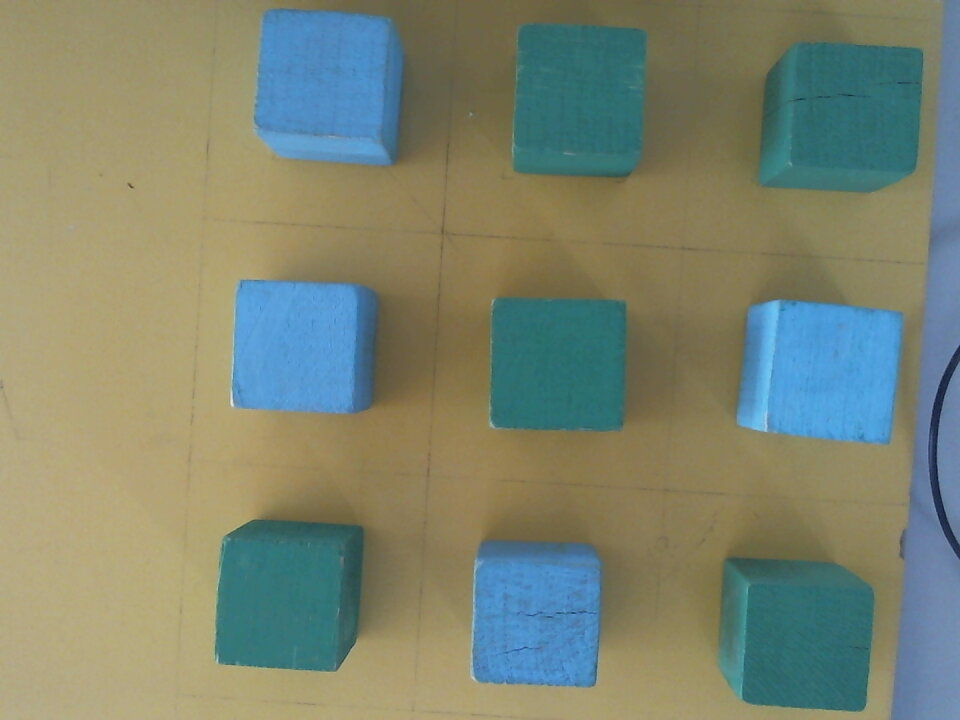
#> input picture OpenCV/Cube.jpg, 960 x 720 px
$ python ColorConvert.py
#> lines starting #> are read from the running program, lines starting #| are printed output that depends on the picture; after the words box and inside, x2 and y2 are one past the last pixel; in counts of white or black regions, pixels touching at a corner belong together
#python

import cv2
import numpy as np
from PIL import Image
import time
frame = cv2.imread('Cube.jpg')
#> frame is the input picture: shape (720, 960, 3); mean B, G, R 113.1, 132.9, 124.4

bgr = [212,151,83]
thresh = 40

minBGR = np.array([bgr[0] - thresh, bgr[1] - thresh, bgr[2] - thresh])
maxBGR = np.array([bgr[0] + thresh, bgr[1] + thresh, bgr[2] + thresh])

maskBGR = cv2.inRange(frame,minBGR,maxBGR)
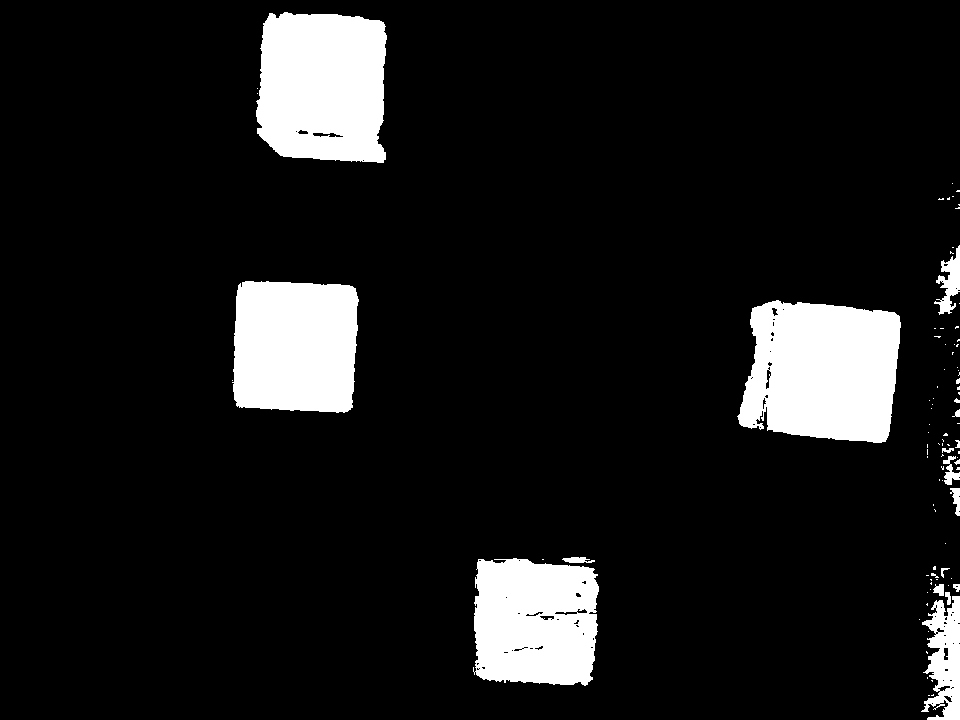
#> maskBGR: shape (720, 960); 10.2% white; 92 white regions (74 under 20 px), largest, box (x1, y1, x2, y2) and area: (737, 300, 901, 443) 18967, (256, 12, 387, 163) 17415, (232, 281, 359, 413) 15302
resultBGR = cv2.bitwise_and(frame, frame, mask = maskBGR)
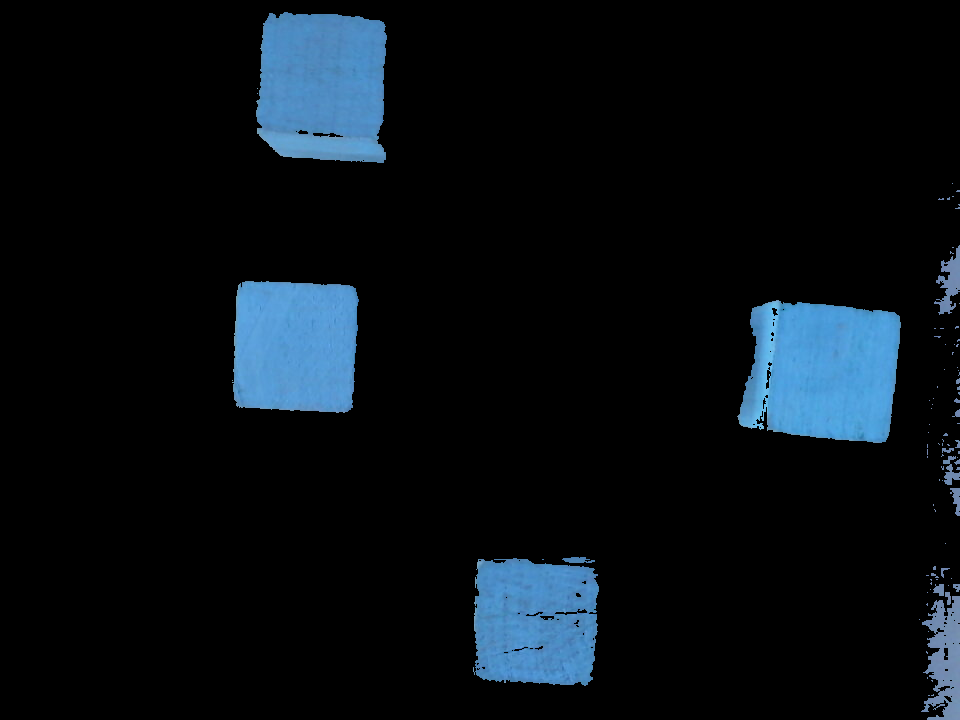
#> resultBGR: shape (720, 960, 3); mean B, G, R 20.7, 15.2, 8.6

cv2.imshow('res',maskBGR)
cv2.imshow('res2',resultBGR)
k = cv2.waitKey(0)
#> (key Esc is pressed here)
if k == 27:
	cv2.destroyAllWindows()

$ run again, with OpenCV/imgFucked.jpg copied over OpenCV/Cube.jpg
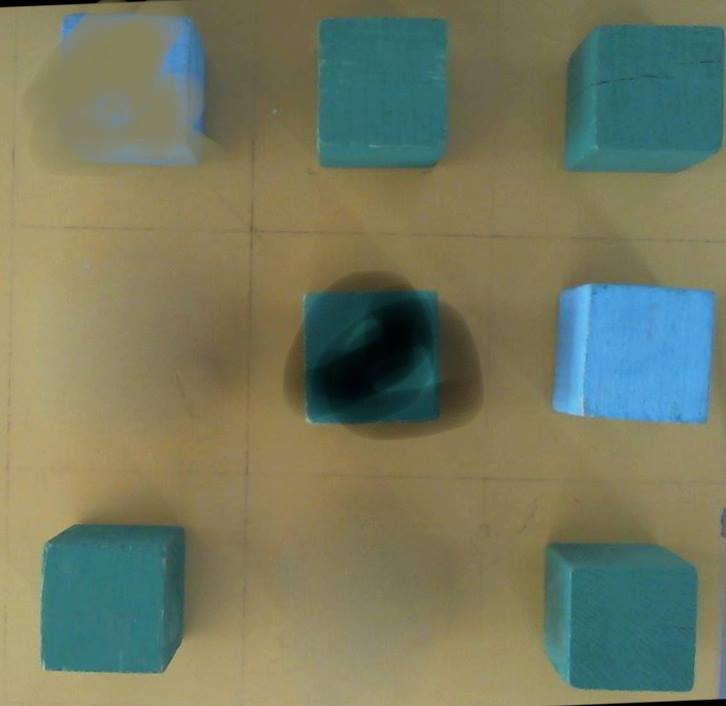
#> input picture OpenCV/imgFucked.jpg, 726 x 706 px
#> frame is the input picture: shape (706, 726, 3); mean B, G, R 96.7, 121.9, 116.7
#> `maskBGR = cv2.inRange(frame,minBGR,maxBGR)`:
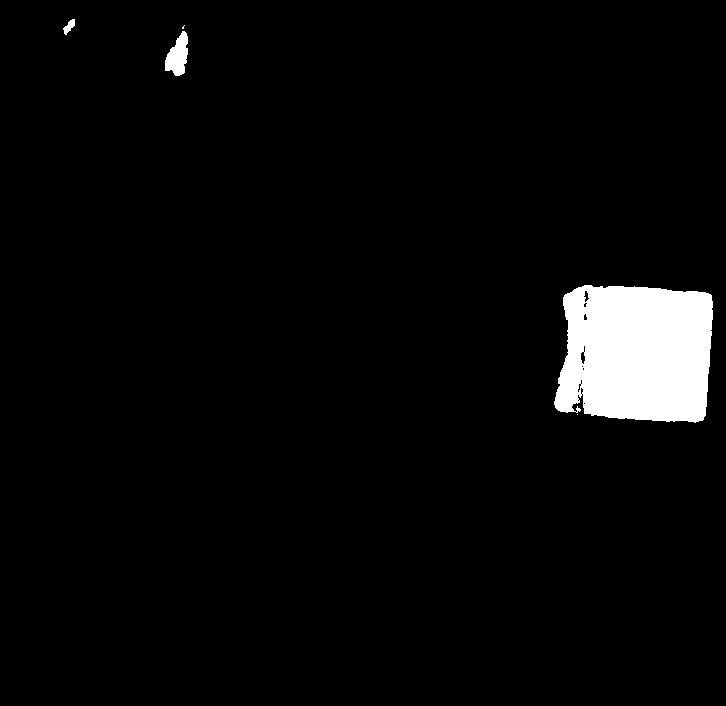
#> maskBGR: shape (706, 726); 3.8% white; 5 white regions (2 under 20 px), largest, box (x1, y1, x2, y2) and area: (554, 285, 713, 423) 18837, (165, 31, 188, 76) 664, (63, 19, 75, 35) 98
#> `resultBGR = cv2.bitwise_and(frame, frame, mask = maskBGR)`:
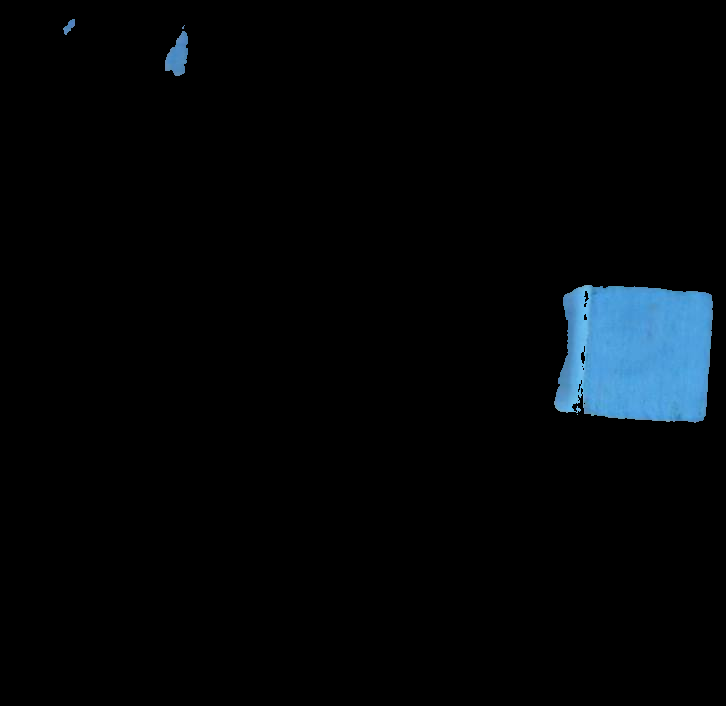
#> resultBGR: shape (706, 726, 3); mean B, G, R 8.2, 6, 3.1
